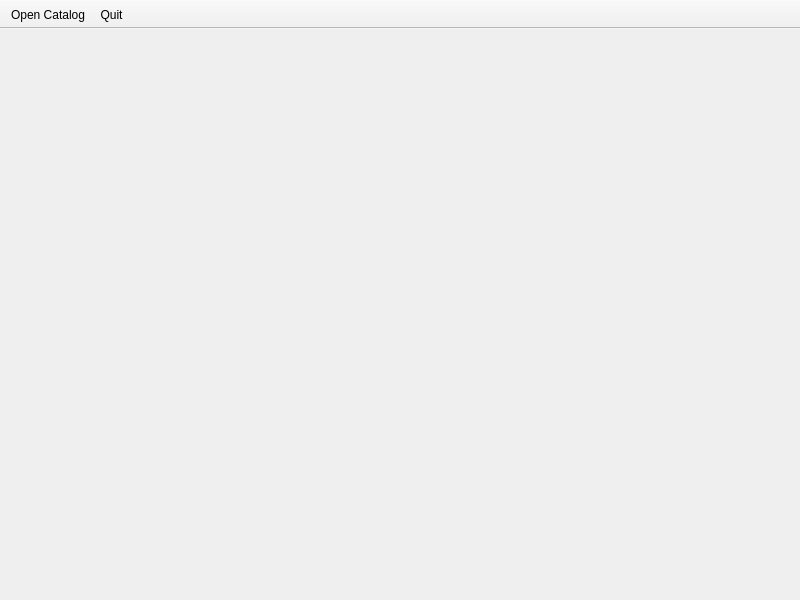
<?xml version="1.0" encoding="UTF-8"?>
<ui version="4.0">
 <class>ImageViewer</class>
 <widget class="QMainWindow" name="ImageViewer">
  <property name="geometry">
   <rect>
    <x>0</x>
    <y>0</y>
    <width>800</width>
    <height>600</height>
   </rect>
  </property>
  <property name="minimumSize">
   <size>
    <width>600</width>
    <height>400</height>
   </size>
  </property>
  <property name="windowTitle">
   <string>ImageViewer</string>
  </property>
  <widget class="QWidget" name="centralwidget"/>
  <widget class="QToolBar" name="toolBar">
   <property name="windowTitle">
    <string>toolBar</string>
   </property>
   <property name="movable">
    <bool>false</bool>
   </property>
   <property name="toolButtonStyle">
    <enum>Qt::ToolButtonTextOnly</enum>
   </property>
   <attribute name="toolBarArea">
    <enum>TopToolBarArea</enum>
   </attribute>
   <attribute name="toolBarBreak">
    <bool>false</bool>
   </attribute>
   <addaction name="actionOpen_Catalog"/>
   <addaction name="actionQuit"/>
  </widget>
  <action name="actionOpen_Catalog">
   <property name="text">
    <string>Open Catalog</string>
   </property>
  </action>
  <action name="actionQuit">
   <property name="text">
    <string>Quit</string>
   </property>
  </action>
 </widget>
 <resources/>
 <connections/>
</ui>
